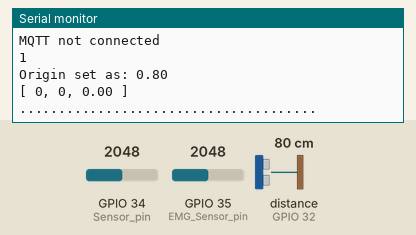
The sketch below on a simulated ESP32. Shown: the last lines printed to the serial monitor. Wiring (inferred from the names in the program): ultrasonic range finder: trigger GPIO 33; echo GPIO 32. The inputs (shaded band) are chosen by the test bench; at power-on: distance to the obstacle (sensor on GPIO 32) 80 cm, GPIO 34 (Sensor_pin) = 2048, GPIO 35 (EMG_Sensor_pin) = 2048. The echo pulse lasts 58.3 µs per cm; WiFi joins after 1.5 s; servers stay silent unless stated; uploads are accepted with an empty reply; no MQTT or app messages arrive unless stated.

Above: at 2.7 s.
2.8 s: distance to the obstacle (sensor on GPIO 32) set to 2 cm
At 2.92 s:
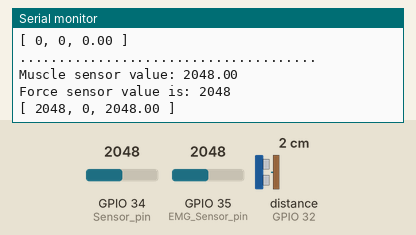
5.4 s: distance to the obstacle (sensor on GPIO 32) set to 120 cm
At 6.2 s:
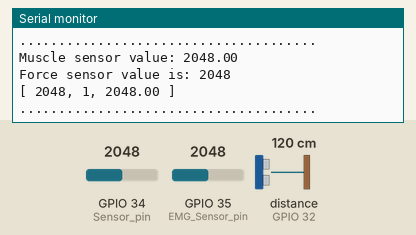
7.8 s: GPIO 34 (Sensor_pin) set to 2866
At 8.3 s:
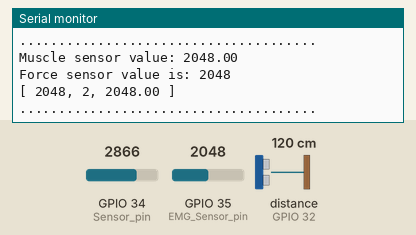
9.3 s: GPIO 35 (EMG_Sensor_pin) set to 2866
At 10.6 s:
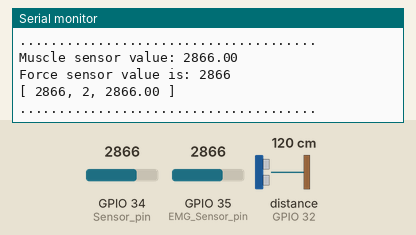
10.8 s: GPIO 34 (Sensor_pin) set to 3603
At 12.1 s:
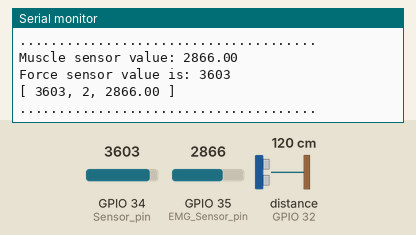
12.3 s: GPIO 35 (EMG_Sensor_pin) set to 3603
At 13.5 s:
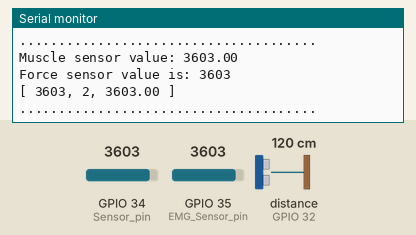
Timing chart, 0 to 14.8 s (numbered marks = the images above; inputs shaded):
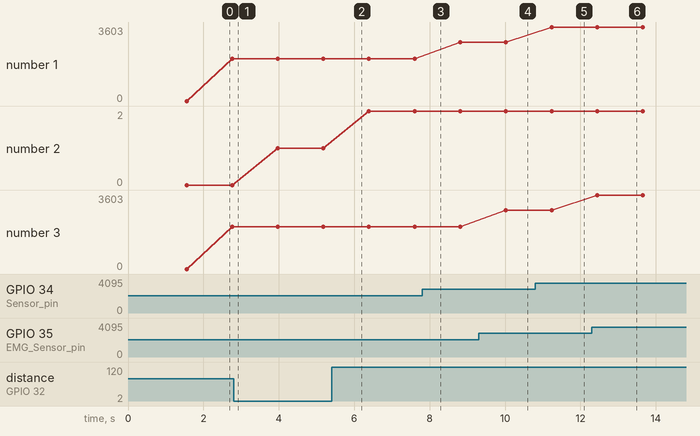

Measured:
- after the input at 9.3 s, the serial monitor: prints a new line after 0.72 s (image 4)
- after the input at 10.8 s, the serial monitor: prints a new line after 0.43 s (image 5)
- after the input at 12.3 s, the serial monitor: prints a new line after 0.14 s (image 6)
- plotted number 1: 2048 → 2866 after the input at 7.8 s, 2866 → 3603 after the input at 10.8 s
- plotted number 2: 1 → 2 after the input at 5.4 s

The sketch:

Stepper_code.ino
```cpp
#include <PubSubClient.h>
#include <WiFiClient.h>
#include <WiFi.h>
#include <ThingSpeak.h>
#include <ArduinoJson.h>
#include "HTTPClient.h"

// Defining the pins we will be using to take inputs from the sensors we are using
#define trigger_pin 33
#define echo_pin 32
#define sound_speed 343
int EMG_Sensor_pin = 35;
int Sensor_pin = 34;
int value;

// Network name and password to connect to WiFi, ensure the network is 2.4 GHz
char ssid[] = "Arnav";
char password[] = "pranjal13";

// All variables required to connect and upload data to ThingSpeak
const char *server = "mqtt3.thingspeak.com";
char mqttUserName[] = "mwa0000026745613";
char mqttPass[] = "THZAMM30249U49OK"; // Change to your MQTT API key from Account > MyProfile on Thingspeak.
int writeChannelID = 1925729;
char writeAPIKey[] = "OLVQ0WA9GL4CLREE";
char readAPIKey[] = "M5SLOVSH2YRWMURX";

// All variables required to connect and upload data to OneM2M
String cse_ip = "esw-onem2m.iiit.ac.in"; // YOUR IP from ipconfig/ifconfig
int cse_port = 443;
String om2mserver = "https://" + cse_ip + ":" + String() + cse_port + "/~/in-cse/in-name/";
String ae = "Team-17";
String cnt = "Node-1/Data";

WiFiClient client;                             // Instantiating WiFiClient object
PubSubClient mqttClient(server, 1883, client); // Instantiating Publisher Sub-Client Object

// inital positon of the step which we will use as a point of reference
double origin;

// Used to set the origin at the genesis of the program
int origin_flag = 0;

// Step counter
int num_steps = 0;

// Keeps track of which side of the origin the step is present (Prevents a single step being counted more than once)
int sign_origin = 0;

// Sets the sign_flag on the first step, this allows the flexibility to account for the patient starting with either foot
int sign_flag = 0;

// Min displacement required to complete a step
double step_threshold = 0.05;

double duration, distance, step_displacement, sensorValue, millivolt;

void setup()
{
  pinMode(trigger_pin, OUTPUT);
  pinMode(echo_pin, INPUT);
  WiFi.begin(ssid, password);
  Serial.begin(115200);

  while (WiFi.status() != WL_CONNECTED)
  {
    delay(500);
    Serial.println("Not connected to WiFi.");
  }
  Serial.println("WiFi connected.");
  Serial.println(WiFi.localIP());

  // Setting up MQTT Broker details
  mqttClient.setServer(server, 1883);
}

void loop()
{
  while (mqttClient.connected() == NULL)
  {
    Serial.println("MQTT not connected");
    Serial.println(mqttClient.connect("KSYxFSI0BicuKikKEyYaEjU", "KSYxFSI0BicuKikKEyYaEjU", "Na4N9kkuVLSjuO1xucSvUd60"));
  }
  mqttClient.loop(); // maintain connection

  digitalWrite(trigger_pin, 1);
  delayMicroseconds(10);
  digitalWrite(trigger_pin, 0);

  if (origin_flag == 0)
  {
    // origin point is being set
    origin = pulseIn(echo_pin, 1);
    origin = (origin / 2000000) * sound_speed;
    origin_flag = 1;
    Serial.print("Origin set as: ");
    Serial.println(origin);
  }
  else
  {
    // Processing of the ultrasonic sensor's input
    duration = pulseIn(echo_pin, 1);
    duration = duration / 2000000;
    distance = duration * sound_speed;

    //    Serial.print("Ultrasonic sensor data is: ");
    //    Serial.println(distance);

    // Reading EMG sensor input (gets the voltage in milliVolts)
    sensorValue = analogRead(EMG_Sensor_pin);
    sensorValue = analogRead(EMG_Sensor_pin);
    millivolt = (sensorValue / 1023) * 5;

    Serial.print("Muscle sensor value: ");
    Serial.println(sensorValue);

    // Reading FSR value
    value = analogRead(Sensor_pin);
    Serial.print("Force sensor value is: ");
    Serial.println(value);

    step_displacement = distance - origin;
    //    Serial.print("Displacement is: ");
    //    Serial.println(step_displacement);

    if (abs(step_displacement) >= step_threshold)
    {
      if (sign_flag == 0)
      {
        sign_flag = 1;
        if (step_displacement < 0)
          sign_origin = 1;
        else
          sign_origin = -1;
        num_steps += 1;
        Serial.print("One small step for Man, one large leap for mankind: ");
        Serial.println(num_steps);
      }
      else if (step_displacement * sign_origin > 0)
      {
        sign_origin *= -1;
        num_steps += 1;
        Serial.print("Number of steps: ");
        Serial.println(num_steps);
        Serial.print("Displacement is: ");
        Serial.println(step_displacement);
      }
    }
  }
  String value_str = String(value);
  String num_steps_str = String(num_steps);
  String sensorValue_str = String(sensorValue);
  String Concatenated = "[ " + value_str + ", " + num_steps_str + ", " + sensorValue_str + " ]";
  mqttPublish(writeChannelID, sensorValue, num_steps, value);
  createCIStepper(Concatenated);
  Serial.println("......................................");
  delay(1000);
}

void mqttPublish(long pubChannelID, double EMG, int steps, int FSR)
{
  String topic1, topic2, data1, data2, topic3, data3;
  topic1 = "channels/" + String(pubChannelID) + "/publish";
  data1 = "field1=" + String(FSR);
  topic2 = "channels/" + String(pubChannelID) + "/publish";
  data2 = "field2=" + String(steps);
  topic3 = "channels/" + String(pubChannelID) + "/publish";
  data3 = "field3=" + String(EMG);
  mqttClient.publish(topic1.c_str(), data1.c_str());
  mqttClient.publish(topic2.c_str(), data2.c_str());
  mqttClient.publish(topic3.c_str(), data3.c_str());
}

void createCIStepper(String &val)
{
  Serial.println(val);
  HTTPClient http;
  http.begin(om2mserver + ae + "/" + cnt + "/");

  http.addHeader("X-M2M-Origin", "eA#sCD:@@UNKm");
  http.addHeader("Content-Type", "application/json;ty=4");
  http.addHeader("Content-Length", "100");

  String req_data = String() + "{\"m2m:cin\": {" + "\"con\": \"" + val + "\"," + "\"lbl\": \"" + "Stepper Data" + "\"," + "\"cnf\": \"text\"" + "}}";

  int code = http.POST(req_data);

  if (code == -1)
  {
    Serial.println("UNABLE TO CONNECT TO THE OM2M SERVER");
  }
  http.end();
}
```
